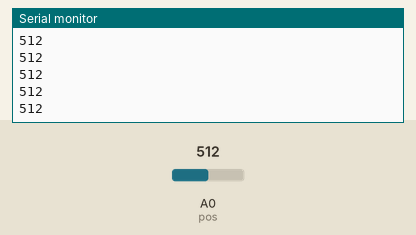
This sketch was run on a simulated Arduino Uno, built with avr-gcc and run on an emulated ATmega328P. Parts: the last lines printed to the serial monitor. Inputs (shaded band) come from the test bench; at power-on: A0 (pos) = 512.

Above: at 1.2 s.
1.3 s: A0 (pos) set to 716
At 2.0 s:
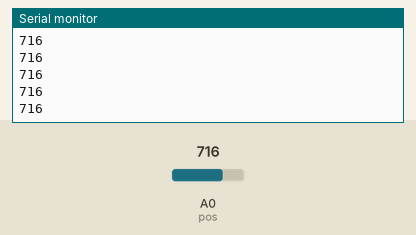
2.8 s: A0 (pos) set to 900
At 3.4 s:
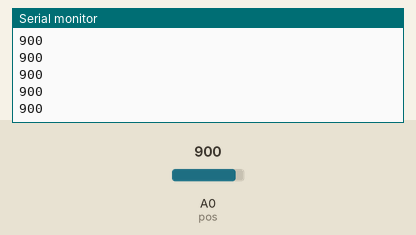
Timing chart, 0 to 5.8 s (numbered marks = the images above; inputs shaded):
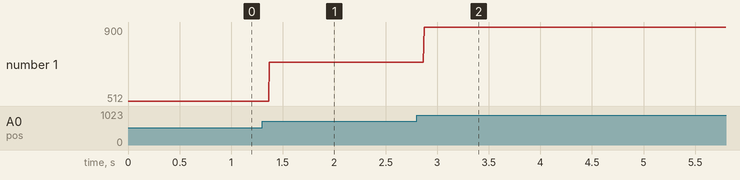

The sketch:

Potenziometro.ino
```cpp
#define pos A0

void setup() {
  Serial.begin(9600);
}

void loop() {
  Serial.println(analogRead(pos));
}
```

Measured:
- after the input at 1.3 s, the serial monitor: prints a new line after 0.07 s (image 1)
- after the input at 2.8 s, the serial monitor: prints a new line after 0.07 s (image 2)
- plotted number 1: 512 → 716 after the input at 1.3 s, 716 → 900 after the input at 2.8 s
